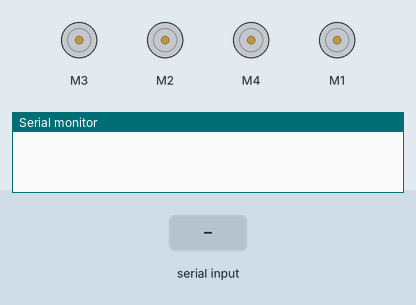
Simulated run of this sketch. Board: Arduino Uno, built with avr-gcc and run on an emulated ATmega328P. Parts: 4 × DC motor (green arrow = forward, orange = backward, longer = faster), the last lines printed to the serial monitor. Inputs (shaded band) come from the test bench.

Above: at 1.2 s.
1.3 s: "F" received over Serial
At 1.6 s:
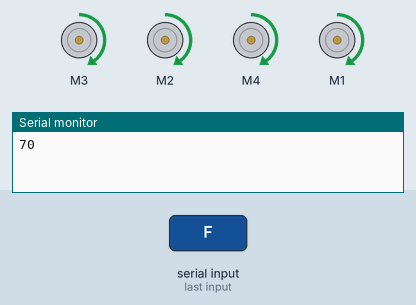
2.8 s: "B" received over Serial
At 3.9 s:
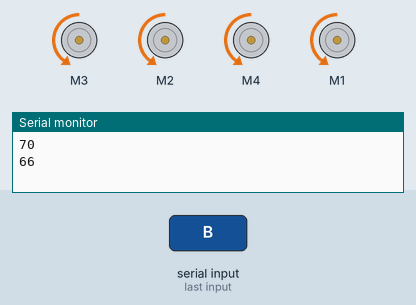
4.3 s: "L" received over Serial
At 5.1 s:
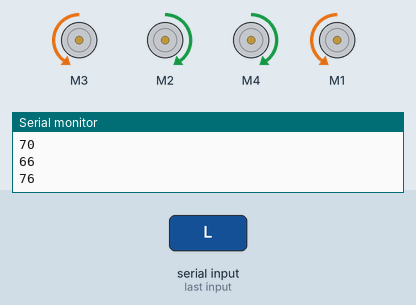
5.8 s: "R" received over Serial
At 6.2 s:
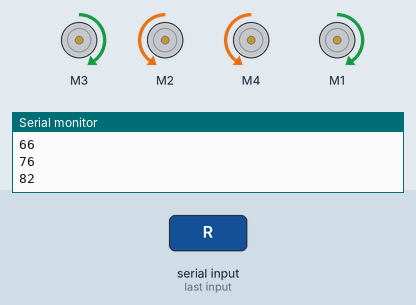
7.3 s: "r" received over Serial
At 8.5 s:
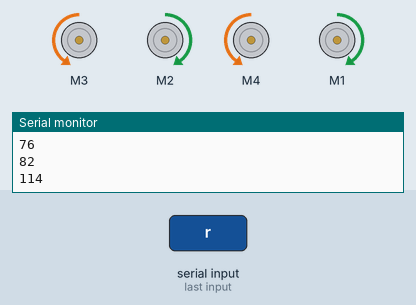
8.8 s: "P" received over Serial
At 9.7 s:
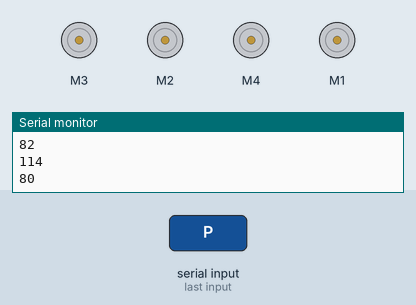
Timing chart, 0 to 11.3 s (numbered marks = the images above; inputs shaded):
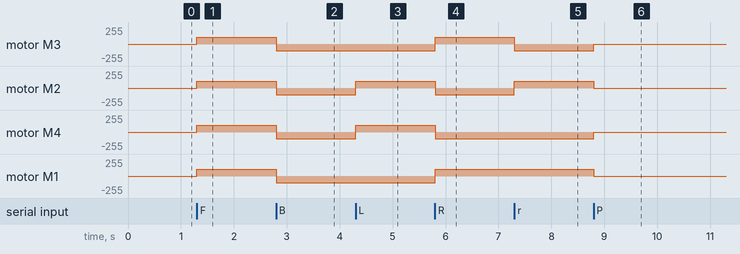

Measured:
- after the input at 1.3 s, motor M3, motor M2, motor M4, motor M1: stopped → forward 100/255 at once
- after the input at 2.8 s, motor M3, motor M2, motor M4, motor M1: forward 100/255 → backward 100/255 at once
- after the input at 4.3 s, motor M2, motor M4: backward 100/255 → forward 100/255 at once
- after the input at 5.8 s, motor M3, motor M1: backward 100/255 → forward 100/255 at once; motor M2, motor M4: forward 100/255 → backward 100/255 at once
- after the input at 7.3 s, motor M3: forward 100/255 → backward 100/255 at once; motor M2: backward 100/255 → forward 100/255 at once
- after the input at 8.8 s, motor M3, motor M4: backward 100/255 → stopped at once; motor M2, motor M1: forward 100/255 → stopped at once

The sketch:

sketch_mar25a.ino
```cpp
/*
Author: Sthabiso Lushaba
Student Number: LSHSTH002

This code controls a robot's movement using an HC-05 Bluetooth module and four DC motors.
It defines functions to move the robot forward, backward, left, right, rotate, pause, and start.
*/

#include <AFMotor.h> // Include the AFMotor library

// Define motor objects for each motor
AF_DCMotor Front_left_wheel(3);
AF_DCMotor Front_right_wheel(2);
AF_DCMotor Back_left_wheel(4);
AF_DCMotor Back_right_wheel(1);

int motor_speed = 100; // Maximum speed
int command; // This holds the command read from the HC-05 Bluetooth module

void setup() {
  Serial.begin(9600);  // Set the baud rate for serial communication
  // Initialize any other necessary setup code here

  // Set the speed for each motor
  Front_left_wheel.setSpeed(motor_speed);
  Front_right_wheel.setSpeed(motor_speed);
  Back_left_wheel.setSpeed(motor_speed);
  Back_right_wheel.setSpeed(motor_speed);
}

void loop() {
  // Check if there is data available from the serial port
  while(Serial.available() > 0) {
    // Read the command from the serial port
    command = Serial.read(); // If there is data, store it in command;
    Serial.println(command); // Print this to the serial monitor just to double check

    // Determine the action based on the received command
    if(command == 'F') {
      move_forward();
    } else if(command == 'B') {
      move_backward();
    } else if(command == 'L') {
      move_left();
    } else if(command == 'R') {
      move_right();
    } else if(command == 'P') {
      pause();
    } else if(command == 'S') {
      start();
    } else if(command == 'r') {
      rotate();
    } else if(command == 'A') {
      accelerate();
    } else if(command == 'D') {
      decelerate();
    }
  }
}

// Function to move the robot forward
void move_forward() {
  // Set the speed for all motors
  Front_left_wheel.setSpeed(motor_speed);
  Front_right_wheel.setSpeed(motor_speed);
  Back_left_wheel.setSpeed(motor_speed);
  Back_right_wheel.setSpeed(motor_speed);

  // Run all motors forward
  Front_left_wheel.run(FORWARD);
  Front_right_wheel.run(FORWARD);
  Back_left_wheel.run(FORWARD);
  Back_right_wheel.run(FORWARD);
}

// Function to move the robot backward
void move_backward() {
  // Set the speed for all motors
  Front_left_wheel.setSpeed(motor_speed);
  Front_right_wheel.setSpeed(motor_speed);
  Back_left_wheel.setSpeed(motor_speed);
  Back_right_wheel.setSpeed(motor_speed);

  // Run all motors backward
  Front_left_wheel.run(BACKWARD);
  Front_right_wheel.run(BACKWARD);
  Back_left_wheel.run(BACKWARD);
  Back_right_wheel.run(BACKWARD);
}

// Function to move the robot right
void move_right() {
  // Set the speed for all motors
  Front_left_wheel.setSpeed(motor_speed);
  Front_right_wheel.setSpeed(motor_speed);
  Back_left_wheel.setSpeed(motor_speed);
  Back_right_wheel.setSpeed(motor_speed);

  // Run motors in a manner to turn the robot right
  Front_left_wheel.run(FORWARD);
  Front_right_wheel.run(BACKWARD);
  Back_left_wheel.run(BACKWARD);
  Back_right_wheel.run(FORWARD);
}

// Function to move the robot left
void move_left() {
  // Set the speed for all motors
  Front_left_wheel.setSpeed(motor_speed);
  Front_right_wheel.setSpeed(motor_speed);
  Back_left_wheel.setSpeed(motor_speed);
  Back_right_wheel.setSpeed(motor_speed);

  // Run motors in a manner to turn the robot left
  Front_left_wheel.run(BACKWARD);
  Front_right_wheel.run(FORWARD);
  Back_left_wheel.run(FORWARD);
  Back_right_wheel.run(BACKWARD);
}

// Function to pause all motors
void pause() {
  // Release all motors to stop movement
  Front_left_wheel.run(RELEASE);
  Front_right_wheel.run(RELEASE);
  Back_left_wheel.run(RELEASE);
  Back_right_wheel.run(RELEASE);
}

// Function to start all motors (same as pause)
void start() {
  pause(); // Same as pause
}

// Function to rotate the robot
void rotate() {
  // Set the speed for all motors
  Front_left_wheel.setSpeed(motor_speed);
  Front_right_wheel.setSpeed(motor_speed);
  Back_left_wheel.setSpeed(motor_speed);
  Back_right_wheel.setSpeed(motor_speed);

  // Run motors to rotate the robot
  Front_left_wheel.run(BACKWARD);
  Back_left_wheel.run(BACKWARD);
  Front_right_wheel.run(FORWARD);
  Back_right_wheel.run(FORWARD);
}

// Function to accelerate the motor speed
void accelerate() {
  motor_speed += 10; // Increment motor speed by 10
  // If motor speed exceeds 250, set it to 0
  if (motor_speed > 250) {
    motor_speed = 0;
  }
}

// Function to decrease the motor speed
void decelerate() {
  motor_speed -= 10; // Decrement motor speed by 10
  // If motor speed goes below 0, set it to 0
  if (motor_speed < 0) {
    motor_speed = 0;
  }
}
```
